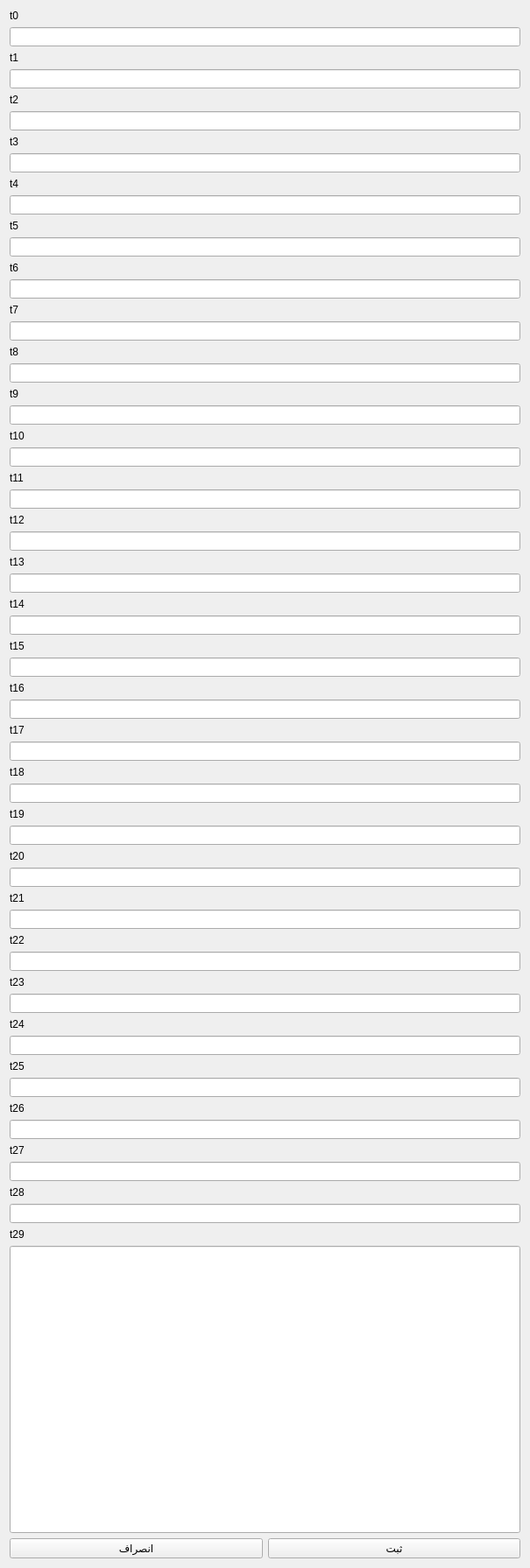
     <widget class="QWidget" name="scrollAreaWidgetContents_register_2">
      <property name="geometry">
       <rect>
        <x>0</x>
        <y>0</y>
        <width>605</width>
        <height>1791</height>
       </rect>
      </property>
      <layout class="QHBoxLayout" name="horizontalLayout_21">
       <item>
        <layout class="QHBoxLayout" name="box_register_all_2">
         <item>
          <layout class="QVBoxLayout" name="box_after_register_all_2">
           <item>
            <widget class="QLabel" name="lbl_student_register_t_0">
             <property name="text">
              <string>t0</string>
             </property>
             <property name="alignment">
              <set>Qt::AlignLeading|Qt::AlignLeft|Qt::AlignVCenter</set>
             </property>
            </widget>
           </item>
           <item>
            <widget class="QLineEdit" name="txt_student_register_0">
             <property name="layoutDirection">
              <enum>Qt::RightToLeft</enum>
             </property>
             <property name="maxLength">
              <number>10</number>
             </property>
             <property name="alignment">
              <set>Qt::AlignLeading|Qt::AlignLeft|Qt::AlignVCenter</set>
             </property>
            </widget>
           </item>
           <item>
            <widget class="QLabel" name="lbl_student_register_t_1">
             <property name="text">
              <string>t1</string>
             </property>
            </widget>
           </item>
           <item>
            <widget class="QLineEdit" name="txt_student_register_1">
             <property name="autoFillBackground">
              <bool>false</bool>
             </property>
             <property name="styleSheet">
              <string notr="true"/>
             </property>
             <property name="alignment">
              <set>Qt::AlignLeading|Qt::AlignLeft|Qt::AlignVCenter</set>
             </property>
            </widget>
           </item>
           <item>
            <widget class="QLabel" name="lbl_student_register_t_2">
             <property name="text">
              <string>t2</string>
             </property>
            </widget>
           </item>
           <item>
            <widget class="QLineEdit" name="txt_student_register_2">
             <property name="alignment">
              <set>Qt::AlignLeading|Qt::AlignLeft|Qt::AlignVCenter</set>
             </property>
            </widget>
           </item>
           <item>
            <widget class="QLabel" name="lbl_student_register_t_3">
             <property name="text">
              <string>t3</string>
             </property>
            </widget>
           </item>
           <item>
            <widget class="QLineEdit" name="txt_student_register_3"/>
           </item>
           <item>
            <widget class="QLabel" name="lbl_student_register_t_4">
             <property name="text">
              <string>t4</string>
             </property>
            </widget>
           </item>
           <item>
            <widget class="QLineEdit" name="txt_student_register_4">
             <property name="alignment">
              <set>Qt::AlignLeading|Qt::AlignLeft|Qt::AlignVCenter</set>
             </property>
            </widget>
           </item>
           <item>
            <widget class="QLabel" name="lbl_student_register_t_5">
             <property name="text">
              <string>t5</string>
             </property>
            </widget>
           </item>
           <item>
            <widget class="QLineEdit" name="txt_student_register_5">
             <property name="alignment">
              <set>Qt::AlignLeading|Qt::AlignLeft|Qt::AlignVCenter</set>
             </property>
            </widget>
           </item>
           <item>
            <widget class="QLabel" name="lbl_student_register_t_6">
             <property name="text">
              <string>t6</string>
             </property>
            </widget>
           </item>
           <item>
            <widget class="QLineEdit" name="txt_student_register_6">
             <property name="alignment">
              <set>Qt::AlignLeading|Qt::AlignLeft|Qt::AlignVCenter</set>
             </property>
            </widget>
           </item>
           <item>
            <widget class="QLabel" name="lbl_student_register_t_7">
             <property name="text">
              <string>t7</string>
             </property>
            </widget>
           </item>
           <item>
            <widget class="QLineEdit" name="txt_student_register_7">
             <property name="alignment">
              <set>Qt::AlignLeading|Qt::AlignLeft|Qt::AlignVCenter</set>
             </property>
            </widget>
           </item>
           <item>
            <widget class="QLabel" name="lbl_student_register_t_8">
             <property name="text">
              <string>t8</string>
             </property>
            </widget>
           </item>
           <item>
            <widget class="QLineEdit" name="txt_student_register_8">
             <property name="alignment">
              <set>Qt::AlignLeading|Qt::AlignLeft|Qt::AlignVCenter</set>
             </property>
            </widget>
           </item>
           <item>
            <widget class="QLabel" name="lbl_student_register_t_9">
             <property name="text">
              <string>t9</string>
             </property>
            </widget>
           </item>
           <item>
            <widget class="QLineEdit" name="txt_student_register_9">
             <property name="alignment">
              <set>Qt::AlignLeading|Qt::AlignLeft|Qt::AlignVCenter</set>
             </property>
            </widget>
           </item>
           <item>
            <widget class="QLabel" name="lbl_student_register_t_10">
             <property name="text">
              <string>t10</string>
             </property>
            </widget>
           </item>
           <item>
            <widget class="QLineEdit" name="txt_student_register_10">
             <property name="alignment">
              <set>Qt::AlignLeading|Qt::AlignLeft|Qt::AlignVCenter</set>
             </property>
            </widget>
           </item>
           <item>
            <widget class="QLabel" name="lbl_student_register_t_11">
             <property name="text">
              <string>t11</string>
             </property>
            </widget>
           </item>
           <item>
            <widget class="QLineEdit" name="txt_student_register_11">
             <property name="alignment">
              <set>Qt::AlignLeading|Qt::AlignLeft|Qt::AlignVCenter</set>
             </property>
            </widget>
           </item>
           <item>
            <widget class="QLabel" name="lbl_student_register_t_12">
             <property name="text">
              <string>t12</string>
             </property>
            </widget>
           </item>
           <item>
            <widget class="QLineEdit" name="txt_student_register_12">
             <property name="alignment">
              <set>Qt::AlignLeading|Qt::AlignLeft|Qt::AlignVCenter</set>
             </property>
            </widget>
           </item>
           <item>
            <widget class="QLabel" name="lbl_student_register_t_13">
             <property name="text">
              <string>t13</string>
             </property>
            </widget>
           </item>
           <item>
            <widget class="QLineEdit" name="txt_student_register_13">
             <property name="text">
              <string/>
             </property>
             <property name="alignment">
              <set>Qt::AlignLeading|Qt::AlignLeft|Qt::AlignVCenter</set>
             </property>
            </widget>
           </item>
           <item>
            <widget class="QLabel" name="lbl_student_register_t_14">
             <property name="text">
              <string>t14</string>
             </property>
            </widget>
           </item>
           <item>
            <widget class="QLineEdit" name="txt_student_register_14">
             <property name="alignment">
              <set>Qt::AlignLeading|Qt::AlignLeft|Qt::AlignVCenter</set>
             </property>
            </widget>
           </item>
           <item>
            <widget class="QLabel" name="lbl_student_register_t_15">
             <property name="text">
              <string>t15</string>
             </property>
            </widget>
           </item>
           <item>
            <widget class="QLineEdit" name="txt_student_register_15">
             <property name="alignment">
              <set>Qt::AlignLeading|Qt::AlignLeft|Qt::AlignVCenter</set>
             </property>
            </widget>
           </item>
           <item>
            <widget class="QLabel" name="lbl_student_register_t_16">
             <property name="text">
              <string>t16</string>
             </property>
            </widget>
           </item>
           <item>
            <widget class="QLineEdit" name="txt_student_register_16">
             <property name="enabled">
              <bool>true</bool>
             </property>
             <property name="alignment">
              <set>Qt::AlignLeading|Qt::AlignLeft|Qt::AlignVCenter</set>
             </property>
            </widget>
           </item>
           <item>
            <widget class="QLabel" name="lbl_student_register_t_17">
             <property name="text">
              <string>t17</string>
             </property>
            </widget>
           </item>
           <item>
            <widget class="QLineEdit" name="txt_student_register_17">
             <property name="enabled">
              <bool>true</bool>
             </property>
             <property name="alignment">
              <set>Qt::AlignLeading|Qt::AlignLeft|Qt::AlignVCenter</set>
             </property>
            </widget>
           </item>
           <item>
            <widget class="QLabel" name="lbl_student_register_t_18">
             <property name="text">
              <string>t18</string>
             </property>
            </widget>
           </item>
           <item>
            <widget class="QLineEdit" name="txt_student_register_18">
             <property name="alignment">
              <set>Qt::AlignLeading|Qt::AlignLeft|Qt::AlignVCenter</set>
             </property>
            </widget>
           </item>
           <item>
            <widget class="QLabel" name="lbl_student_register_t_19">
             <property name="text">
              <string>t19</string>
             </property>
            </widget>
           </item>
           <item>
            <widget class="QLineEdit" name="txt_student_register_19">
             <property name="alignment">
              <set>Qt::AlignLeading|Qt::AlignLeft|Qt::AlignVCenter</set>
             </property>
            </widget>
           </item>
           <item>
            <widget class="QLabel" name="lbl_student_register_t_20">
             <property name="text">
              <string>t20</string>
             </property>
            </widget>
           </item>
           <item>
            <widget class="QLineEdit" name="txt_student_register_20">
             <property name="alignment">
              <set>Qt::AlignLeading|Qt::AlignLeft|Qt::AlignVCenter</set>
             </property>
            </widget>
           </item>
           <item>
            <widget class="QLabel" name="lbl_student_register_t_21">
             <property name="text">
              <string>t21</string>
             </property>
            </widget>
           </item>
           <item>
            <widget class="QLineEdit" name="txt_student_register_21">
             <property name="alignment">
              <set>Qt::AlignLeading|Qt::AlignLeft|Qt::AlignVCenter</set>
             </property>
            </widget>
           </item>
           <item>
            <widget class="QLabel" name="lbl_student_register_t_22">
             <property name="text">
              <string>t22</string>
             </property>
            </widget>
           </item>
           <item>
            <widget class="QLineEdit" name="txt_student_register_22">
             <property name="alignment">
              <set>Qt::AlignLeading|Qt::AlignLeft|Qt::AlignVCenter</set>
             </property>
            </widget>
           </item>
           <item>
            <widget class="QLabel" name="lbl_student_register_t_23">
             <property name="text">
              <string>t23</string>
             </property>
            </widget>
           </item>
           <item>
            <widget class="QLineEdit" name="txt_student_register_23">
             <property name="alignment">
              <set>Qt::AlignLeading|Qt::AlignLeft|Qt::AlignVCenter</set>
             </property>
            </widget>
           </item>
           <item>
            <widget class="QLabel" name="lbl_student_register_t_24">
             <property name="text">
              <string>t24</string>
             </property>
            </widget>
           </item>
           <item>
            <widget class="QLineEdit" name="txt_student_register_24">
             <property name="alignment">
              <set>Qt::AlignLeading|Qt::AlignLeft|Qt::AlignVCenter</set>
             </property>
            </widget>
           </item>
           <item>
            <widget class="QLabel" name="lbl_student_register_t_25">
             <property name="text">
              <string>t25</string>
             </property>
            </widget>
           </item>
           <item>
            <widget class="QLineEdit" name="txt_student_register_25">
             <property name="alignment">
              <set>Qt::AlignLeading|Qt::AlignLeft|Qt::AlignVCenter</set>
             </property>
            </widget>
           </item>
           <item>
            <widget class="QLabel" name="lbl_student_register_t_26">
             <property name="text">
              <string>t26</string>
             </property>
            </widget>
           </item>
           <item>
            <widget class="QLineEdit" name="txt_student_register_26">
             <property name="alignment">
              <set>Qt::AlignLeading|Qt::AlignLeft|Qt::AlignVCenter</set>
             </property>
            </widget>
           </item>
           <item>
            <widget class="QLabel" name="lbl_student_register_t_27">
             <property name="text">
              <string>t27</string>
             </property>
            </widget>
           </item>
           <item>
            <widget class="QLineEdit" name="txt_student_register_27"/>
           </item>
           <item>
            <widget class="QLabel" name="lbl_student_register_t_28">
             <property name="text">
              <string>t28</string>
             </property>
            </widget>
           </item>
           <item>
            <widget class="QLineEdit" name="txt_student_register_28"/>
           </item>
           <item>
            <widget class="QLabel" name="lbl_student_register_t_29">
             <property name="text">
              <string>t29</string>
             </property>
            </widget>
           </item>
           <item>
            <widget class="QLineEdit" name="txt_student_register_29">
             <property name="sizePolicy">
              <sizepolicy hsizetype="Expanding" vsizetype="Expanding">
               <horstretch>0</horstretch>
               <verstretch>0</verstretch>
              </sizepolicy>
             </property>
             <property name="baseSize">
              <size>
               <width>0</width>
               <height>23</height>
              </size>
             </property>
            </widget>
           </item>
           <item>
            <layout class="QHBoxLayout" name="box_btn_register_down_2">
             <item>
              <widget class="QPushButton" name="btn_cancel_student_register">
               <property name="text">
                <string>انصراف</string>
               </property>
              </widget>
             </item>
             <item>
              <widget class="QPushButton" name="btn_submit_student_register">
               <property name="text">
                <string>ثبت</string>
               </property>
              </widget>
             </item>
            </layout>
           </item>
          </layout>
         </item>
        </layout>
       </item>
      </layout>
     </widget>
